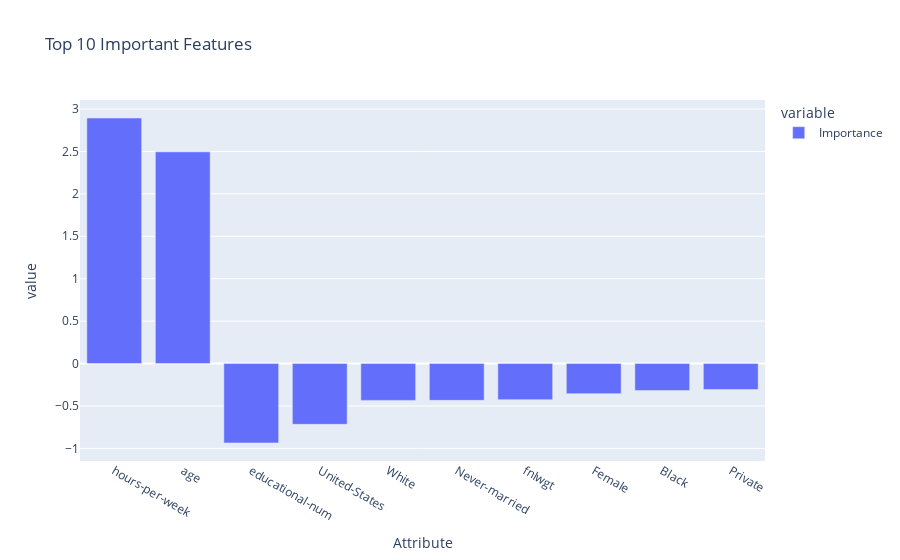

The code cell stored with this chart in its notebook:
### Code cell
import plotly.express as px
fig = px.bar(importances, x="Attribute", y=["Importance"], title="Top 10 Important Features")
fig.show()

### Figure 1 — Plotly figure (JSON) as saved in the notebook; plotly's stock layout.template omitted (floating-point values rounded to 4 significant figures)
{"data": [{"alignmentgroup": "True", "hovertemplate": "variable=Importance<br>Attribute=%{x}<br>value=%{y}<extra></extra>", "legendgroup": "Importance", "marker": {"color": "#636efa", "pattern": {"shape": ""}}, "name": "Importance", "offsetgroup": "Importance", "orientation": "v", "showlegend": true, "textposition": "auto", "type": "bar", "x": ["hours-per-week", "age", "educational-num", "United-States", "White", "Never-married", "fnlwgt", "Female", "Black", "Private"], "xaxis": "x", "y": [2.894, 2.495, -0.9363, -0.7167, -0.4344, -0.4344, -0.4259, -0.3551, -0.3178, -0.3073], "yaxis": "y"}], "layout": {"barmode": "relative", "legend": {"title": {"text": "variable"}, "tracegroupgap": 0}, "title": {"text": "Top 10 Important Features"}, "xaxis": {"anchor": "y", "domain": [0, 1], "title": {"text": "Attribute"}}, "yaxis": {"anchor": "x", "domain": [0, 1], "title": {"text": "value"}}}}
